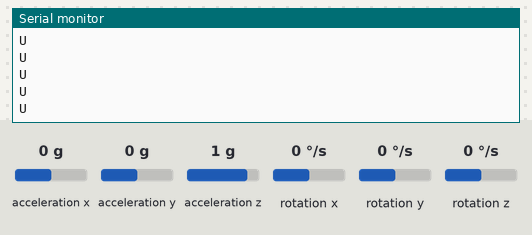
Recording of a sketch running on a simulated Arduino Uno, built with avr-gcc and run on an emulated ATmega328P. Shown: the last lines printed to the serial monitor. Wiring (inferred from the names in the program): MPU-6050 motion sensor at I2C address 0x68. The inputs (shaded band) are chosen by the test bench; at power-on: acceleration y 0 g, acceleration z 1 g, acceleration x 0 g, rotation x 0 °/s, rotation y 0 °/s, rotation z 0 °/s.

Above: at 1.2 s.
1.3 s: acceleration y set to -1.4 g
At 1.69 s:
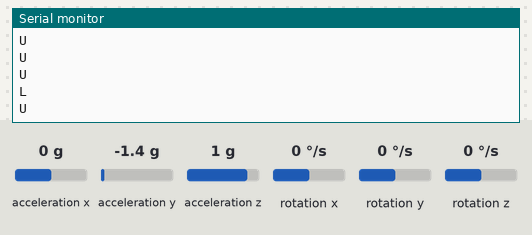
3.2 s: acceleration z set to -1.4 g
At 3.46 s:
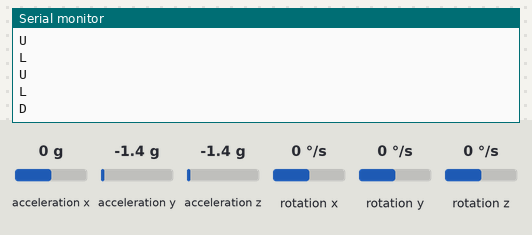
5.0 s: acceleration y set to 0.8 g
At 5.22 s:
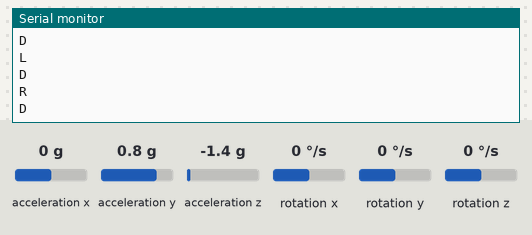

The sketch:

Arduino_Code.ino
```cpp
// (c) Michael Schoeffler 2017, http://www.mschoeffler.de

#include "Wire.h" // This library allows you to communicate with I2C devices.

const int MPU_ADDR = 0x68; // I2C address of the MPU-6050. If AD0 pin is set to HIGH, the I2C address will be 0x69.

int16_t accelerometer_x, accelerometer_y, accelerometer_z; // variables for accelerometer raw data
int16_t gyro_x, gyro_y, gyro_z; // variables for gyro raw data
int16_t temperature; // variables for temperature data

char tmp_str[7]; // temporary variable used in convert function

char* convert_int16_to_str(int16_t i) { // converts int16 to string. Moreover, resulting strings will have the same length in the debug monitor.
  sprintf(tmp_str, "%6d", i);
  return tmp_str;
}

void setup() {
  Serial.begin(115200);
  Wire.begin();
  Wire.beginTransmission(MPU_ADDR); // Begins a transmission to the I2C slave (GY-521 board)
  Wire.write(0x6B); // PWR_MGMT_1 register
  Wire.write(0); // set to zero (wakes up the MPU-6050)
  Wire.endTransmission(true);
}
void loop() {
  Wire.beginTransmission(MPU_ADDR);
  Wire.write(0x3B); // starting with register 0x3B (ACCEL_XOUT_H) [MPU-6000 and MPU-6050 Register Map and Descriptions Revision 4.2, p.40]
  Wire.endTransmission(false); // the parameter indicates that the Arduino will send a restart. As a result, the connection is kept active.
  Wire.requestFrom(MPU_ADDR, 7*2, true); // request a total of 7*2=14 registers

  // "Wire.read()<<8 | Wire.read();" means two registers are read and stored in the same variable
  accelerometer_x = Wire.read()<<8 | Wire.read(); // reading registers: 0x3B (ACCEL_XOUT_H) and 0x3C (ACCEL_XOUT_L)
  accelerometer_y = Wire.read()<<8 | Wire.read(); // reading registers: 0x3D (ACCEL_YOUT_H) and 0x3E (ACCEL_YOUT_L)
  accelerometer_z = Wire.read()<<8 | Wire.read(); // reading registers: 0x3F (ACCEL_ZOUT_H) and 0x40 (ACCEL_ZOUT_L)
  temperature = Wire.read()<<8 | Wire.read(); // reading registers: 0x41 (TEMP_OUT_H) and 0x42 (TEMP_OUT_L)
  gyro_x = Wire.read()<<8 | Wire.read(); // reading registers: 0x43 (GYRO_XOUT_H) and 0x44 (GYRO_XOUT_L)
  gyro_y = Wire.read()<<8 | Wire.read(); // reading registers: 0x45 (GYRO_YOUT_H) and 0x46 (GYRO_YOUT_L)
  gyro_z = Wire.read()<<8 | Wire.read(); // reading registers: 0x47 (GYRO_ZOUT_H) and 0x48 (GYRO_ZOUT_L)

if(accelerometer_y > 4000 ){
    Serial.println('R');
}
if(accelerometer_y < -4000 ){
    Serial.println('L');
}
if(accelerometer_z < -4000){
    Serial.println('D');
  }
if(accelerometer_z > 4000){
    Serial.println('U');
}


  // delay
  delay(250);
}
```

Measured:
- after the input at 1.3 s, the serial monitor: prints a new line after 0.21 s (image 1)
- after the input at 3.2 s, the serial monitor: prints a new line after 0.08 s (image 2)
- after the input at 5.0 s, the serial monitor: prints a new line at once (image 3)
